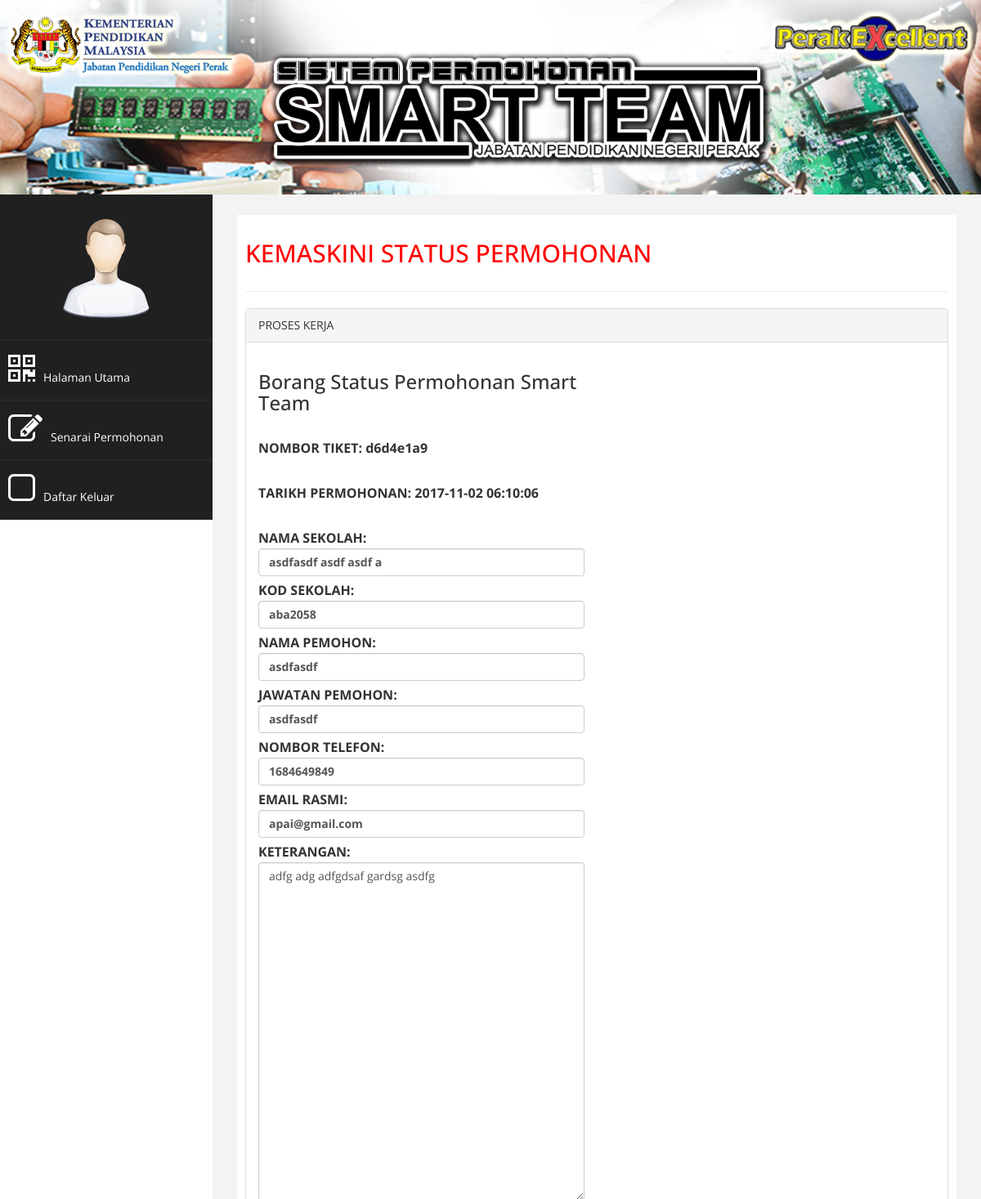
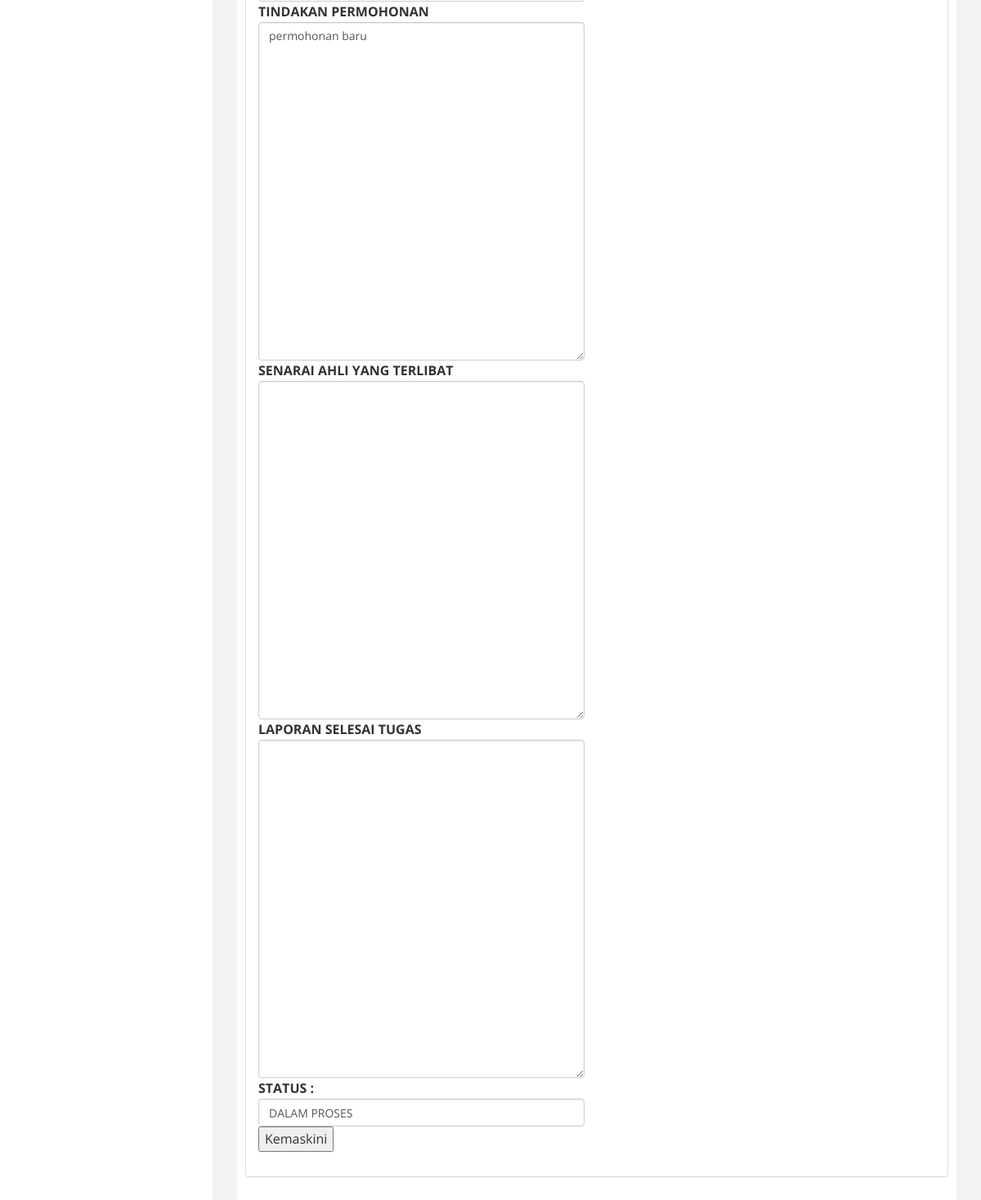
The page /permohonan_status.php?no_tiket=119&sekolah=asdfasdf asdf asdf a on the database its author committed (2 pictures, top to bottom).
### tables this page shows
CREATE TABLE `permohonan` (
  `id_mohon` int(255) NOT NULL,
  `tarikh` timestamp NOT NULL DEFAULT CURRENT_TIMESTAMP,
  `no_tiket` varchar(100) NOT NULL,
  `sekolah` varchar(100) NOT NULL,
  `kod_sekolah` varchar(100) NOT NULL,
  `nama_pelapor` varchar(100) NOT NULL,
  `jawatan_pelapor` varchar(100) NOT NULL,
  `telefon_pelapor` varchar(100) NOT NULL,
  `email` varchar(200) NOT NULL,
  `keterangan` varchar(1000) NOT NULL,
  `status` enum('DALAM PROSES','SELESAI','','') NOT NULL,
  `kumpulan` varchar(100) NOT NULL,
  `laporan_pantau` varchar(1000) NOT NULL,
  `laporan_selesai` varchar(1000) NOT NULL
);

### permohonan_status.php (the view, shortened to what this page needs)
<?php include "include/dbconnect.php"; ?>
<!DOCTYPE html>
<html xmlns="http://www.w3.org/1999/xhtml">
<head>
<?php
  include 'include/header.php';
  include 'include/topnav_2.php';
  $id_mohon = $_REQUEST['no_tiket'];
  $permohonan = mysqli_query($conn, "SELECT * FROM permohonan WHERE id_mohon=".$id_mohon);
  $row = mysqli_fetch_array($permohonan);
 ?>
  </head>
<body>
        <div id="page-wrapper" >
            <div id="page-inner">
                <div class="row">
                    <div class="col-md-12">
                     <h2>KEMASKINI STATUS PERMOHONAN</h2>
                    </div>
                </div>
                 <hr />
                 <div class="panel panel-default">
                        <div class="panel-heading">
                            PROSES KERJA</div>
                        <div class="panel-body">
                            <div class="row">
                                <div class="col-md-6">
                                    <h3>Borang Status Permohonan Smart Team</h3>
     <form method="post" action="permohonan_status.php" class="input_form">
     <div class="form-group">
        <p><strong>NOMBOR TIKET: <?php echo $row['no_tiket'];?></strong></p>
        <p><strong>TARIKH PERMOHONAN: <?php echo $row['tarikh'];?></strong></p>
       <p><strong>NAMA SEKOLAH:</strong><label class="form-control"><?php echo $row['sekolah'];?></label>
        <strong>KOD SEKOLAH:</strong><label class="form-control"><?php echo $row['kod_sekolah'];?></label>
        <strong>NAMA PEMOHON:</strong><label class="form-control"><?php echo $row['nama_pelapor'];?></label>
        <strong>JAWATAN PEMOHON:</strong><label class="form-control"><?php echo $row['jawatan_pelapor'];?></label>
        <strong>NOMBOR TELEFON:</strong><label class="form-control"><?php echo $row['telefon_pelapor'];?></label>
         <strong>EMAIL RASMI:</strong><label class="form-control"><?php echo $row['email'];?></label>
        <strong>KETERANGAN:</strong>
        <textarea name="keterangan" rows="20" class="form-control"><?php echo $row['keterangan'];?></textarea>
  <strong>TINDAKAN PERMOHONAN</strong>
  <textarea name="laporan_pantau" rows="20" class="form-control"><?php echo $row['laporan_pantau'];?></textarea>
        <strong>SENARAI AHLI YANG TERLIBAT </strong>
        <textarea name="kumpulan" rows="20" class="form-control"><?php echo $row['kumpulan'];?></textarea>
        <strong>LAPORAN SELESAI TUGAS</strong>
        <textarea name="laporan_selesai" rows="20" class="form-control"><?php echo $row['laporan_selesai'];?></textarea>
        <strong>STATUS : </strong>
        <input name="status" rows="20" class="form-control" value="<?php echo $row['status'];?>">
        <button type="submit" name="submit" id="add_btn" class="add_btn" onclick="return confirm('Adakah Anda Pasti Untuk Kemaskini Permohonan?')">Kemaskini</button>
</form>

### assets/css/custom.css (style rules this page uses)
body { font-family: 'Open Sans', sans-serif; }
#page-wrapper { padding: 15px 15px; min-height: 600px; background:#F3F3F3; }
#page-inner { width:100%; margin:10px 20px 10px 0px; background-color:#fff!important; padding:10px; min-height:1200px; }
h2 { color: #f00; }
p { font-size:16px; line-height:25px; padding-top:20px; }
@media (min-width:768px) { #page-wrapper { margin: 0 0 0 260px; padding: 15px 30px; min-height: 1200px; } }

### rows shown on the page
permohonan: no_tiket "d6d4e1a9", tarikh "2017-11-02 06:10:06", sekolah "asdfasdf asdf asdf a", kod_sekolah "aba2058", nama_pelapor "asdfasdf", jawatan_pelapor "asdfasdf", telefon_pelapor "1684649849", email "apai@gmail.com", keterangan "adfg adg adfgdsaf gardsg asdfg", laporan_pantau "permohonan baru", status "DALAM PROSES"
